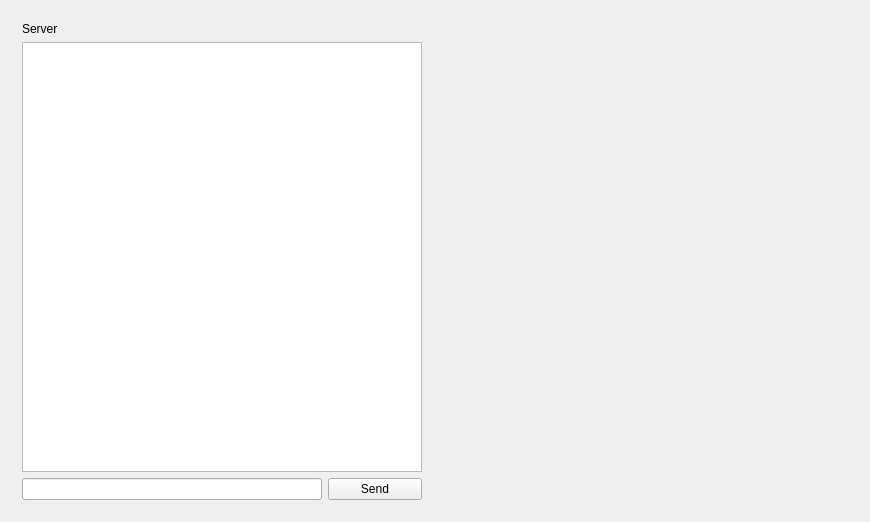
<?xml version="1.0" encoding="UTF-8"?>
<ui version="4.0">
 <class>ServerWindowClass</class>
 <widget class="QMainWindow" name="ServerWindowClass">
  <property name="geometry">
   <rect>
    <x>0</x>
    <y>0</y>
    <width>862</width>
    <height>518</height>
   </rect>
  </property>
  <property name="windowTitle">
   <string>ServerWindow</string>
  </property>
  <widget class="QWidget" name="centralWidget">
   <layout class="QHBoxLayout" name="horizontalLayout">
    <item>
     <widget class="QWidget" name="widget_serverwin" native="true">
      <layout class="QVBoxLayout" name="verticalLayout">
       <item>
        <widget class="QLabel" name="label">
         <property name="text">
          <string>Server</string>
         </property>
        </widget>
       </item>
       <item>
        <widget class="QListWidget" name="listWidget_server_recieve">
         <property name="sizePolicy">
          <sizepolicy hsizetype="Fixed" vsizetype="Expanding">
           <horstretch>0</horstretch>
           <verstretch>0</verstretch>
          </sizepolicy>
         </property>
         <property name="minimumSize">
          <size>
           <width>400</width>
           <height>0</height>
          </size>
         </property>
         <property name="maximumSize">
          <size>
           <width>400</width>
           <height>16777215</height>
          </size>
         </property>
        </widget>
       </item>
       <item>
        <layout class="QHBoxLayout" name="horizontalLayout_2">
         <property name="topMargin">
          <number>0</number>
         </property>
         <item>
          <widget class="QLineEdit" name="lineEdit_server_send">
           <property name="sizePolicy">
            <sizepolicy hsizetype="Fixed" vsizetype="Fixed">
             <horstretch>0</horstretch>
             <verstretch>0</verstretch>
            </sizepolicy>
           </property>
           <property name="minimumSize">
            <size>
             <width>300</width>
             <height>0</height>
            </size>
           </property>
          </widget>
         </item>
         <item>
          <widget class="QPushButton" name="pushButton_server_send">
           <property name="text">
            <string>Send</string>
           </property>
          </widget>
         </item>
        </layout>
       </item>
      </layout>
     </widget>
    </item>
    <item>
     <widget class="QWidget" name="widget_clientwin" native="true">
      <property name="sizePolicy">
       <sizepolicy hsizetype="Fixed" vsizetype="Fixed">
        <horstretch>0</horstretch>
        <verstretch>0</verstretch>
       </sizepolicy>
      </property>
      <property name="minimumSize">
       <size>
        <width>420</width>
        <height>500</height>
       </size>
      </property>
      <property name="maximumSize">
       <size>
        <width>420</width>
        <height>500</height>
       </size>
      </property>
     </widget>
    </item>
   </layout>
  </widget>
 </widget>
 <layoutdefault spacing="6" margin="11"/>
 <resources>
  <include location="serverwindow.qrc"/>
 </resources>
 <connections/>
</ui>
